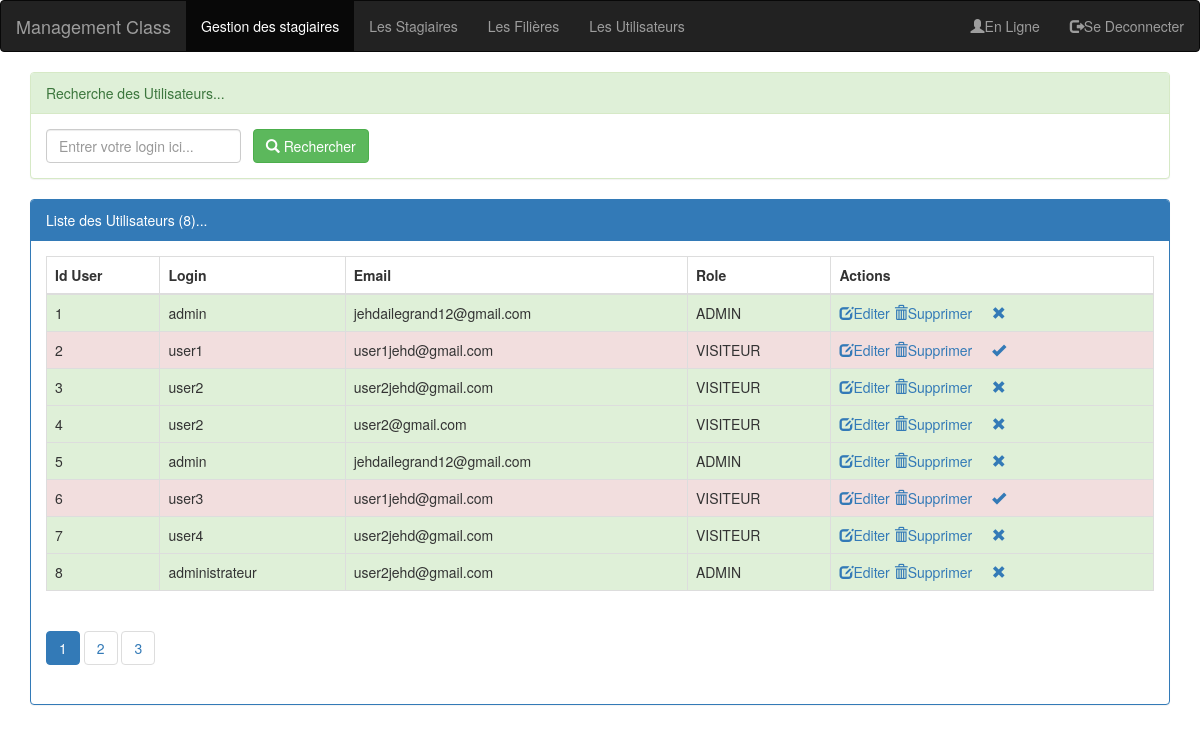
Screenshot of /pages/utilisateurs.php with the database file from the repository.
### tables this page shows
create table utilisateurs(
		idUser int (4) auto_increment primary key,
		login varchar (50),
		email varchar(255),
		role varchar(50),
		etat int(1),
		pwd varchar(255)
		);

### pages/utilisateurs.php (the view, shortened to what this page needs)
<?php
require_once('../base_de_donnees/connexion_bd.php');
$size=isset($_GET['size'])?$_GET['size']:3;
$page=isset($_GET['page'])?$_GET['page']:1;
$login=isset($_GET['login'])?$_GET['login']:"";
$requeteUser="SELECT * FROM utilisateurs WHERE login LIKE '%$login%'";
$requeteCountUser="SELECT count(*) countU FROM utilisateurs WHERE login LIKE '%$login%' ";
$resultat_users=$pdo->query($requeteUser);
$resultat_count_usr=$pdo->query($requeteCountUser);
$tabCounter=$resultat_count_usr->fetch();
$nbreUsers=$tabCounter['countU'];
$reste=$nbreUsers%$size;
if($reste==0)
{
	$nbrePages=$nbreUsers/$size;
}
else
{
	$nbrePages=floor($nbreUsers/$size)+1;
}
?>
<!DOCTYPE html>
<html>
<head>
	 <link rel="stylesheet" type="text/css" href="../css/bootstrap.min.css">
	 <link rel="stylesheet" type="text/css" href="../css/glyphicon.css">
	 <link rel="stylesheet" type="text/css" href="../fonts/glyphicons-halflings-regular.eot">
	 <link rel="stylesheet" type="text/css" href="../fonts/ glyphicons-halflings-regular.woff">
	 <link rel="stylesheet" href="https://maxcdn.bootstrapcdn.com/bootstrap/3.4.1/css/bootstrap.min.css">
</head>
<body>
	<?php include("menu.php");  ?>
	<div class="container">
		<div class="panel panel-success margetop">
		<div class="panel-heading">Recherche des Utilisateurs...</div>
		<div class="panel-body">
			<form  action="utilisateurs.php" method="get" class="form-inline">
				<div class="form-group">
					<input type="text" name="login" placeholder="Entrer votre login ici..." class="form-control" value="<?= $login; ?>"> &nbsp;
				</div>
				<button type="submit" class="btn btn-success"><span class="glyphicon glyphicon-search"></span> Rechercher</button>
			</form>
		</div>
	</div>
	    <div class="panel panel-primary margetop">
		<div class="panel-heading">Liste des Utilisateurs (<?= $nbreUsers; ?>)...</div>
		<div class="panel-body">
			<table class="table table-bordered table striped">
				<thead>
					<tr>
						<th>Id User</th><th>Login</th><th>Email</th><th>Role</th><th>Actions</th>
					</tr>
				</thead>
				<tbody>
					<?php while($user=$resultat_users->fetch()) { ?>
						<tr class="<?php echo $user['etat']==1?'success':'danger';?>">
							<td><?= $user['idUser'];  ?></td>
							<td><?= $user['login'];?></td>
							<td><?= $user['email']; ?></td>
							<td><?= $user['role'];  ?></td>
							<td>
								<a href="editerUser.php?idUser=<?= $user['idUser']; ?>"><span class="glyphicon glyphicon-edit"></span>Editer</a>
								<a href="supprimerUser.php?idUser=<?= $user['idUser']; ?>" onclick="return confirm('Etes-vous sûr de vouloir supprimer  lUtilisateur selectionnné ?');"><span class="glyphicon glyphicon-trash"></span>Supprimer</a>
								<a href="activerOuDesactiverUser.php?idUser=<?= $user['idUser']; ?>&etat=<?= $user['etat'];?>">
									<?php
									if ($user['etat']==1) {
										echo '<span class="glyphicon glyphicon-remove"></span>';
									 }
									 else {
									 	echo '<span class="glyphicon glyphicon-ok"></span>';
									 }
									?>
								</a>
							</td>
						</tr>
						<?php } ?>
				</tbody>
			</table>
			<div>
				<?php for($i=1;$i<=$nbrePages;$i++) {  ?>
					<ul class="pagination">
						<li class="<?php if($i==$page) echo 'active'; ?>"><a href="Utilisateurs.php?page=<?= $i; ?>&login=<?= $login; ?>"><?= $i; ?></a></li>
					</ul>
				<?php } ?>
			</div>
		</div>
	</div>
	</div>
</body>
</html>

### pages/menu.php (shortened to what this page needs)
<nav class="navbar navbar-inverse">
  <div class="container-fluid">
    <div class="navbar-header">
      <a class="navbar-brand" href="index.php">Management Class</a>
    </div>
    <ul class="nav navbar-nav navbar-left">
      <li class="active"><a href="index.php">Gestion des stagiaires</a></li>
      <li><a href="stagiaires.php">Les Stagiaires</a></li>
      <li><a href="filieres.php">Les Filières</a></li>
      <li><a href="utilisateurs.php">Les Utilisateurs</a></li>
    </ul>
     <ul class="nav navbar-nav navbar-right">
      <li><a href="#">
        <?php  if(!isset($_SESSION['user'])) { ?>
        <i class="glyphicon glyphicon-user"></i>En Ligne</a></li>
      <?php } ?>
      <li><a href="sedeconnecter.php"><i class="glyphicon glyphicon-log-out"></i>Se Deconnecter</a></li>
    </ul>
  </div>
</nav>

### rows the page displays
utilisateurs: idUser "1", login "admin", email "jehdailegrand12@gmail.com", role "ADMIN", etat 1 (drawn)
utilisateurs: idUser "2", login "user1", email "user1jehd@gmail.com", role "VISITEUR", etat 0 (drawn)
utilisateurs: idUser "3", login "user2", email "user2jehd@gmail.com", role "VISITEUR", etat 1 (drawn)
utilisateurs: idUser "4", login "user2", email "user2@gmail.com", role "VISITEUR", etat 1 (drawn)
utilisateurs: idUser "5", login "admin", email "jehdailegrand12@gmail.com", role "ADMIN", etat 1 (drawn)
utilisateurs: idUser "6", login "user3", email "user1jehd@gmail.com", role "VISITEUR", etat 0 (drawn)
utilisateurs: idUser "7", login "user4", email "user2jehd@gmail.com", role "VISITEUR", etat 1 (drawn)
utilisateurs: idUser "8", login "administrateur", email "user2jehd@gmail.com", role "ADMIN", etat 1 (drawn)

### other values shown
$nbreUsers "8"
